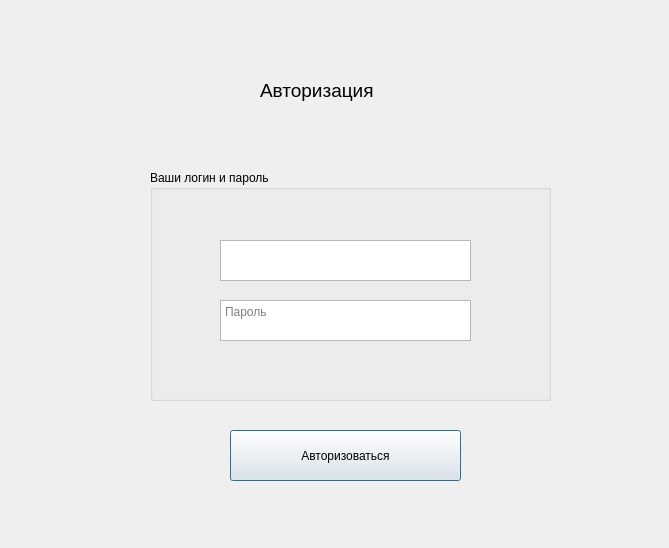
<?xml version="1.0" encoding="UTF-8"?>
<ui version="4.0">
 <class>Auth</class>
 <widget class="QDialog" name="Auth">
  <property name="geometry">
   <rect>
    <x>0</x>
    <y>0</y>
    <width>669</width>
    <height>548</height>
   </rect>
  </property>
  <property name="windowTitle">
   <string>Dialog</string>
  </property>
  <widget class="QGroupBox" name="groupBox">
   <property name="geometry">
    <rect>
     <x>150</x>
     <y>170</y>
     <width>401</width>
     <height>231</height>
    </rect>
   </property>
   <property name="title">
    <string>Ваши логин и пароль</string>
   </property>
   <widget class="QPlainTextEdit" name="login1">
    <property name="geometry">
     <rect>
      <x>70</x>
      <y>70</y>
      <width>251</width>
      <height>41</height>
     </rect>
    </property>
    <property name="plainText">
     <string/>
    </property>
    <property name="placeholderText">
     <string>Логин</string>
    </property>
   </widget>
   <widget class="QPlainTextEdit" name="password2">
    <property name="geometry">
     <rect>
      <x>70</x>
      <y>130</y>
      <width>251</width>
      <height>41</height>
     </rect>
    </property>
    <property name="placeholderText">
     <string>Пароль</string>
    </property>
   </widget>
  </widget>
  <widget class="QLabel" name="label">
   <property name="geometry">
    <rect>
     <x>260</x>
     <y>50</y>
     <width>211</width>
     <height>81</height>
    </rect>
   </property>
   <property name="font">
    <font>
     <pointsize>14</pointsize>
    </font>
   </property>
   <property name="text">
    <string>Авторизация</string>
   </property>
  </widget>
  <widget class="QPushButton" name="pushButton">
   <property name="geometry">
    <rect>
     <x>230</x>
     <y>430</y>
     <width>231</width>
     <height>51</height>
    </rect>
   </property>
   <property name="text">
    <string>Авторизоваться</string>
   </property>
  </widget>
 </widget>
 <resources/>
 <connections/>
</ui>
